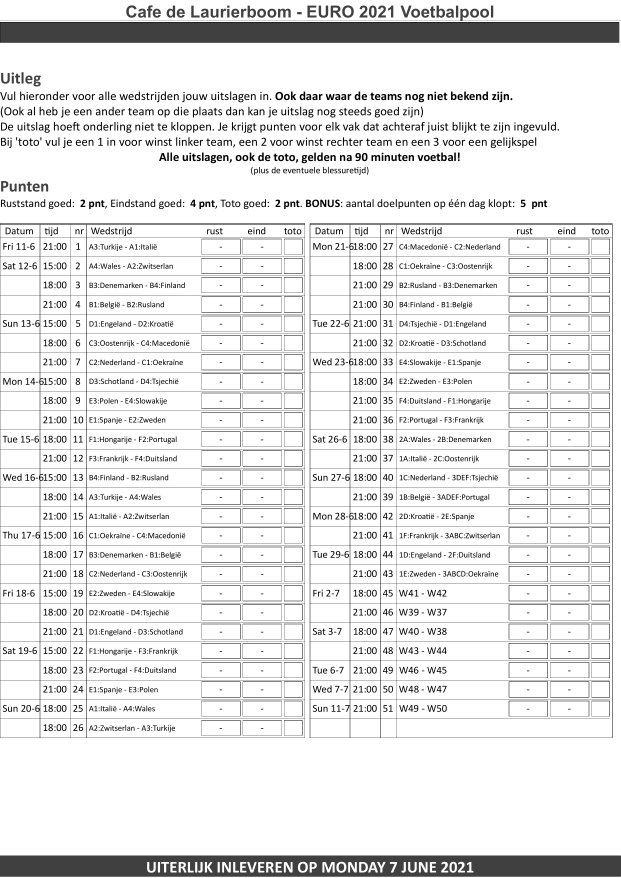
#> input picture pool-form-back-1.png, 2481 x 3509 px (shown at 1/4 size); its folder holds 4 pictures in this run
$ python match_template.py --image ../../pool-form-back-1.png --template ../../pool-form-back-left-nl.png
#> lines starting #> are read from the running program, lines starting #| are printed output that depends on the picture
#> further down, image is the input picture: shape (3509, 2481, 3); min 0, max 255, mean 230.6
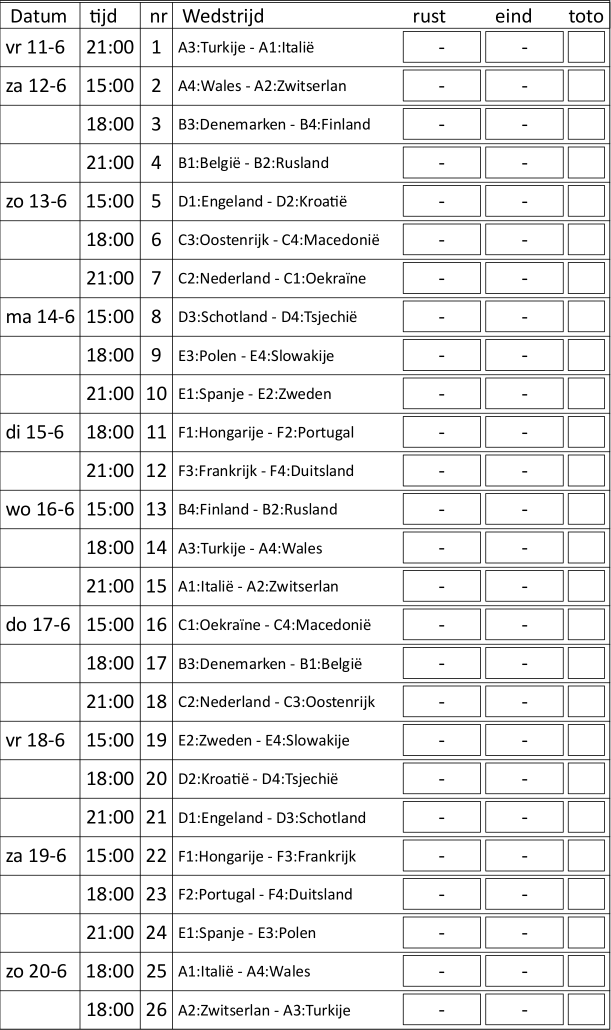
#> input picture pool-form-back-left-nl.png, 1221 x 2060 px (shown at 1/2 size)
#> further down, template is the input picture: shape (2060, 1221, 4); mean B, G, R, A 233.4, 233.4, 233.4, 255
### src/lib/preprocessing.py
import argparse
import cv2
import numpy as np
import sys
import logging as log
import os

log.basicConfig(level=os.environ.get("LOG_LEVEL", "INFO").upper())

def add_alpha(image, alpha_value=255):
#> called with alpha_value = 255
    alpha_channel = np.full(image.shape[:2], alpha_value, dtype=np.uint8)
    return np.dstack((image, alpha_channel))

def blur(image, amount=5, debug=False):
    return cv2.GaussianBlur(image, (amount, amount), 0)

def dilate(image, amount=5, iterations=1, debug=False):
    kernel = np.ones((amount,amount), np.uint8)
    return  cv2.dilate(image, kernel, iterations=iterations)

def erode(image, amount=5, iterations=1, debug=False):
    kernel = np.ones((amount,amount), np.uint8)
    return cv2.erode(image, kernel, iterations=iterations)

def threshold(image, amount=240):
    th, result = cv2.threshold(image, amount, 255, cv2.THRESH_BINARY)
    return result

# [14 lines left out: functions adaptive_threshold, invert, not called in this run]

def grayscale(image):
    return cv2.cvtColor(image, cv2.COLOR_BGR2GRAY)

# [36 lines that do not run on import are left out]

### src/lib/rect_utils.py
import numpy as np
import cv2
import logging as log
import os
import imutils

log.basicConfig(level=os.environ.get("LOG_LEVEL", "INFO").upper())

# [98 lines left out: functions cluster_rects_on_diff, align_rects_to_self, snap_rects_to_nearest_vertical, align_rects_vertical, not called in this run]

def to_cv2_rect(image, rect, color=(255, 0, 0), thickness=3):
   """
   Args:
       image (ndarray) image to draw the rectangle on
       rect ([int, int, int, int]) [x1, y1, x2, y2] i.e. [tl_x, tl_y, br_x, br_y]
       color (int, int, int) blue, green, red
       thickness (int) line width

   Returns:
       cv2.rectangle()
   """

   [x1, y1, x2, y2] = rect

   return cv2.rectangle(image, (x1, y1), (x2, y2), color, thickness)

# [45 lines left out: function find_missing_rects, not called in this run]

### src/lib/match_template.py
import argparse
import cv2
import numpy as np
import logging as log

from preprocessing import add_alpha
from rect_utils import to_cv2_rect

def simpleMatchTemplate(
    image: np.ndarray,
    template: np.ndarray,
    threshold=0.85,
    norm=True,
    debug=False,
):
    """
    NOTE Alpha channels are tricky.
         And IIRC matchTemplate only works when the shape of the template and the image are the same.
         using cv2.imread always imports in BGR! Use cv2.IMREAD_UNCHANGED for source color format
         Using `pngcheck` cli tool is helpful here just use pngcheck file.png for color info

    Now what will be a nice approach here. We could convert all input images to alpha, but we could also
    just add it, if it does not exist using numpy

    """
    if image is None:
        raise Exception("Please provide an image")

    if template is None:
        raise Exception("Please provide an template")

    log.debug(f"image.shape:     {image.shape}")
    log.debug(f"template.shape:  {template.shape}")

    if image.shape[2] != 4: # TODO too naive for grayscale
        image = add_alpha(image)
        log.info(f"added alpha channel to image {image.shape}")
    if template.shape[2] != 4:
        template = add_alpha(template)
        log.info(f"added alpha channel to template {template.shape}")

    alpha_mask = np.array(cv2.split(template)[3])
#> alpha_mask: shape (2060, 1221); every value is 255

    log.debug(f"alpha_mask.shape: {alpha_mask.shape}")

    res = cv2.matchTemplate(image, template, cv2.TM_CCORR_NORMED, mask=alpha_mask)

    log.debug('res', res)

    # Normalize from 0 to 1
    if norm:
        log.debug(f"normalizing")
        res = cv2.normalize(res, None, 0, 1, cv2.NORM_MINMAX, -1)
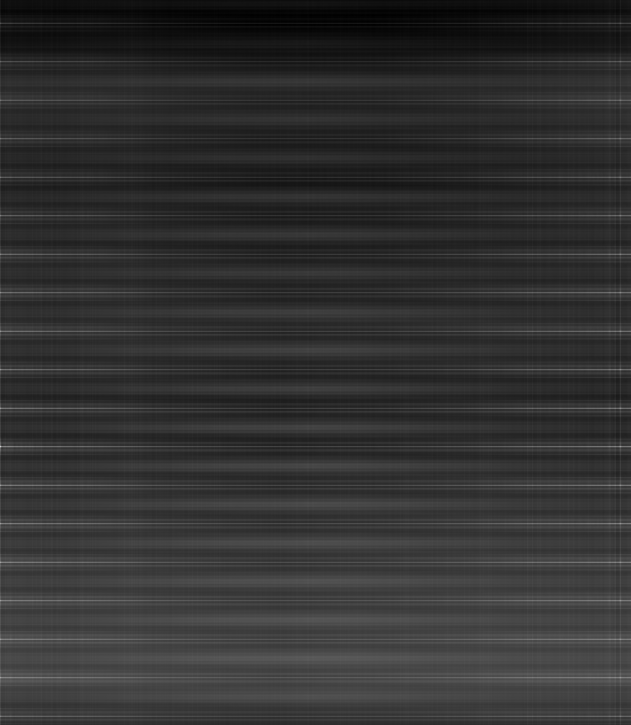
#> res: shape (1450, 1261) float32 (shown at 1/2 size); min 4.7e-07, max 1, mean 0.194

    match_locations = np.where(res >= threshold)
#> match_locations = ([893], [0])

    log.debug('match_locations', match_locations)

    h, w = template.shape[:2]
#> h = 2060; w = 1221

    rects = []
    for (x, y) in zip(*match_locations[::-1]):
        x1 = int(x)
        y1 = int(y)
        x2 = x + w
        y2 = y + h
        rects.append([ x1, y1, x2, y2 ])
#> this loop made 1 pass
#> (x, y, x1, y1, x2, y2) on pass 1: (0, 893, 0, 893, 1221, 2953)
#> after the loop, rects = [[0, 893, 1221, 2953]]

    return rects

if __name__ == "__main__":
    ap = argparse.ArgumentParser()
    ap.add_argument("-i", "--image", required=True,
        help="path to input image")

    ap.add_argument("-tmpl", "--template", required=True,
        help="path to template that we'll use with cv2.matchTemplate()")

    ap.add_argument("-th", "--threshold", type=float, required=False,
        help="threshold for matches")

    args = vars(ap.parse_args())

    image_name = args["image"]
    template_name = args["template"]

    log.debug(f"args {args}")

    # NOTE image will have color scheme BGR, even if grayscale
    image = cv2.imread(image_name)

    # NOTE expecting template with alpha channel
    template = cv2.imread(template_name, cv2.IMREAD_UNCHANGED)

    del args["image"]
    del args["template"]

    args = {k:v for (k,v) in args.items() if v is not None}

    log.debug(f"args {args}")

    # TODO more fns?
    result = globals()["simpleMatchTemplate"](image, template, **args)
#> result = [[0, 893, 1221, 2953]]

    [to_cv2_rect(image, r, color=(0, 0, 255), thickness=3) for r in result]

    cv2.imshow(f"hi", image)
    cv2.waitKey(0)
    cv2.destroyAllWindows()
